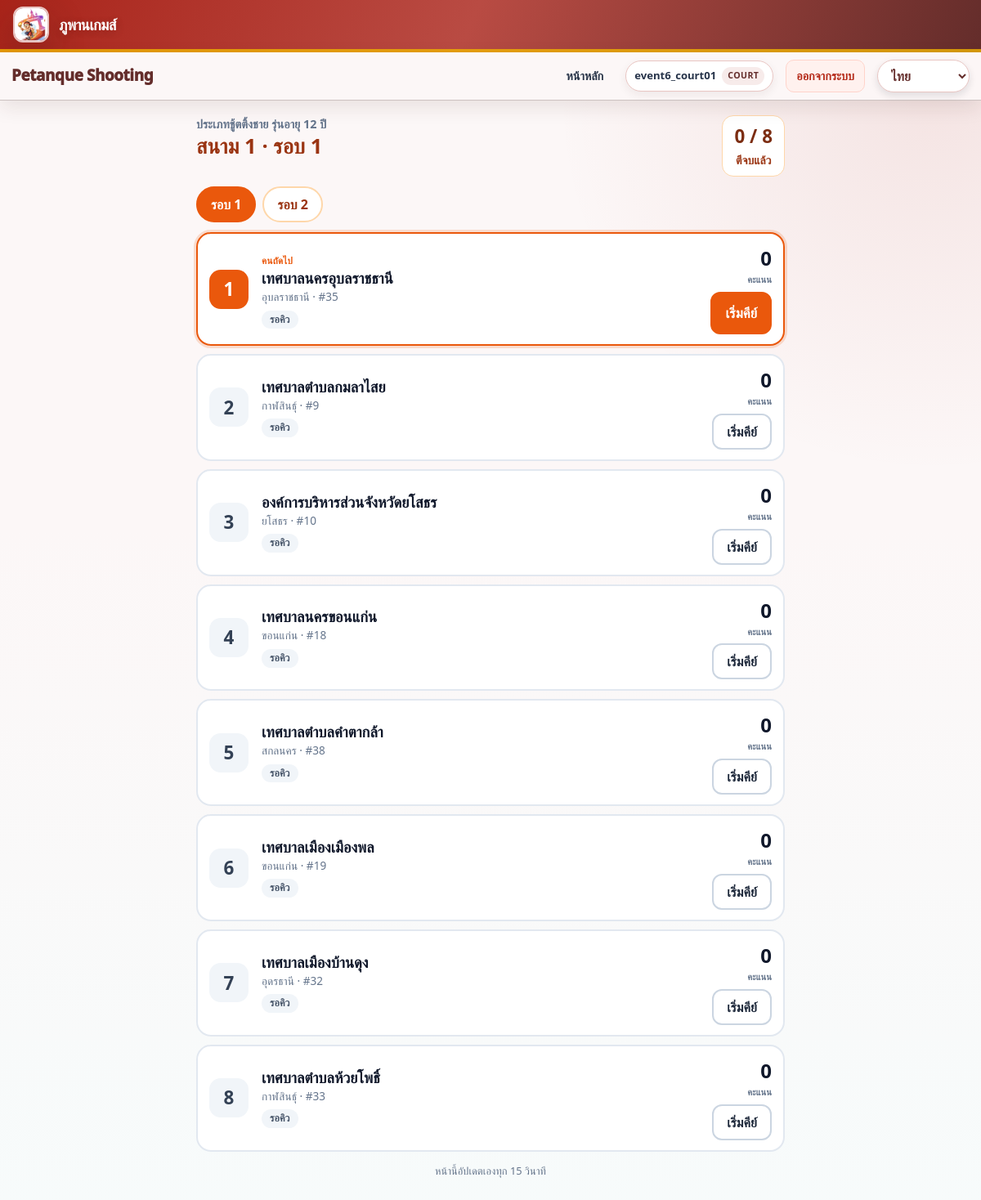
The app's page /events/6/court (signed in) with its own data.
### app.py (models this page shows, shortened)
class SiteTheme(db.Model):
    id = db.Column(db.Integer, primary_key=True)
    name = db.Column(db.String(120), nullable=False)
    short_name = db.Column(db.String(60), nullable=False, default="")
    eyebrow = db.Column(db.String(160), nullable=False, default="")
    title = db.Column(db.String(160), nullable=False, default="Petanque Shooting")
    subtitle = db.Column(db.String(255), nullable=False, default="")
    export_kicker = db.Column(db.String(160), nullable=False, default="Official Shooting Results")
    export_title = db.Column(db.String(255), nullable=False, default="")
    export_subtitle = db.Column(db.String(255), nullable=False, default="")
    footer_tagline = db.Column(db.String(255), nullable=False, default="")
    footer_event = db.Column(db.String(255), nullable=False, default="")
    show_hero = db.Column(db.Boolean, nullable=False, default=True)
    color_primary = db.Column(db.String(7), nullable=False, default="#ef4b12")
    color_primary_dark = db.Column(db.String(7), nullable=False, default="#c9360b")
    color_soft = db.Column(db.String(7), nullable=False, default="#fff1e8")
    color_cream = db.Column(db.String(7), nullable=False, default="#fffaf4")
    color_accent = db.Column(db.String(7), nullable=False, default="#37b8b1")
    color_ink = db.Column(db.String(7), nullable=False, default="#172033")
    color_line = db.Column(db.String(7), nullable=False, default="#f3d2bf")
    poster_static = db.Column(db.String(255), nullable=True)
    logo_static = db.Column(db.String(255), nullable=True)
    partners_static = db.Column(db.String(255), nullable=True)
    is_active = db.Column(db.Boolean, nullable=False, default=False)
    is_builtin = db.Column(db.Boolean, nullable=False, default=False)
    created_at = db.Column(db.DateTime, default=datetime.utcnow)
    updated_at = db.Column(db.DateTime, default=datetime.utcnow, onupdate=datetime.utcnow)
    assets = db.relationship("SiteThemeAsset", backref="theme", cascade="all, delete-orphan", lazy=True)

class User(UserMixin, db.Model):
    id = db.Column(db.Integer, primary_key=True)
    username = db.Column(db.String(80), unique=True, nullable=False)
    password_hash = db.Column(db.String(255), nullable=False)
    role = db.Column(db.String(20), nullable=False, default="user")
    court_no = db.Column(db.Integer, nullable=True)
    court_event_id = db.Column(db.Integer, db.ForeignKey("event.id"), nullable=True)
    created_at = db.Column(db.DateTime, default=datetime.utcnow)

class Event(db.Model):
    id = db.Column(db.Integer, primary_key=True)
    name = db.Column(db.String(255), nullable=False)
    event_group = db.Column(db.String(50), nullable=False)
    category = db.Column(db.String(50), nullable=False)
    competition_date = db.Column(db.Date, nullable=False)
    location = db.Column(db.String(255), nullable=False)
    lane_count = db.Column(db.Integer, nullable=False, default=1)
    direct_qualifiers = db.Column(db.Integer, nullable=False, default=0)
    has_round_two = db.Column(db.Boolean, default=False)
    round_two_cutoff_rank = db.Column(db.Integer, nullable=True)
    round_two_mode = db.Column(db.String(20), nullable=False, default="cutoff")
    next_round_label = db.Column(db.String(50), nullable=False, default="รอบ 8 คน")
    round_two_advancers = db.Column(db.Integer, nullable=False, default=4)
    created_at = db.Column(db.DateTime, default=datetime.utcnow)
    created_by = db.Column(db.Integer, db.ForeignKey("user.id"), nullable=True)
    athletes = db.relationship("Athlete", backref="event", cascade="all, delete-orphan", lazy=True)

class Athlete(db.Model):
    id = db.Column(db.Integer, primary_key=True)
    event_id = db.Column(db.Integer, db.ForeignKey("event.id"), nullable=False)
    bib_no = db.Column(db.String(20), nullable=False)
    name = db.Column(db.String(255), nullable=False)
    affiliation = db.Column(db.String(255), nullable=False)
    start_order = db.Column(db.Integer, nullable=False)
    lane_no = db.Column(db.Integer, nullable=False)
    lane_order = db.Column(db.Integer, nullable=False)
    status = db.Column(db.String(20), nullable=False, default="waiting")
    red_card_count = db.Column(db.Integer, nullable=False, default=0)
    round_two_disabled = db.Column(db.Boolean, nullable=False, default=False)
    round_two_disabled_at = db.Column(db.DateTime, nullable=True)
    round_two_disabled_by = db.Column(db.Integer, db.ForeignKey("user.id"), nullable=True)
    created_at = db.Column(db.DateTime, default=datetime.utcnow)
    entries = db.relationship("ScoreEntry", backref="athlete", cascade="all, delete-orphan", lazy=True)
    signatures = db.relationship("ScoreSignature", backref="athlete", cascade="all, delete-orphan", lazy=True)
    tiebreaks = db.relationship("TieBreakEntry", backref="athlete", cascade="all, delete-orphan", lazy=True)

### app.py (the view)
@app.route("/events/<int:event_id>/court")
@login_required
@role_required("admin", "superadmin", "court")
def court_queue(event_id: int):
    event = Event.query.get_or_404(event_id)
    if is_court_user() and not court_can_access_event(event):
        abort(403)
    round_no = request.args.get("round", 1, type=int) or 1
    if round_no not in (1, 2) or (round_no == 2 and not event.has_round_two):
        round_no = 1
    lane_count = max(event.lane_count or 1, 1)
    if is_court_user():
        court_no = current_user.court_no
    else:
        court_no = request.args.get("court", 1, type=int) or 1
        court_no = min(max(court_no, 1), lane_count)
    rows = court_queue_rows(event, round_no, court_no)
    done = sum(1 for r in rows if r["status"] == "finished")
    return render_template(
        "court_queue.html",
        event=event,
        round_no=round_no,
        court_no=court_no,
        lane_count=lane_count,
        rows=rows,
        done=done,
        theme=event_theme(event.category),
        work_page=True,
    )

### app.py (called while the page is built, shortened)
@app.context_processor
def inject_csrf_token():
    return {"csrf_token": generate_csrf}

@app.after_request
def conditional_polling_response(response):
    if request.method not in ("GET", "HEAD", "OPTIONS") and response.status_code < 400 and _poll_cache:
        with _poll_cache_guard:
            _poll_cache.clear()
    return response

def current_language() -> str:
    lang = session.get("lang", "th")
    return lang if lang in SUPPORTED_LANGS else "th"

@app.context_processor
def inject_language_options():
    lang = current_language()
    return {
        "current_lang": lang,
        "lang_labels": LANG_LABELS,
        "html_lang": "zh-CN" if lang == "zh" else lang,
    }

@login_manager.user_loader
def load_user(user_id: str):
    return User.query.get(int(user_id))

def role_required(*roles: str):
    def decorator(func_):
        @wraps(func_)
        def wrapper(*args, **kwargs):
            if not current_user.is_authenticated:
                return redirect(url_for("login"))
            if current_user.role == "superadmin" or current_user.role in roles:
                return func_(*args, **kwargs)
            flash("คุณไม่มีสิทธิ์ทำรายการนี้", "warning")
            return redirect(url_for("index"))
        return wrapper
    return decorator

def event_theme(category: str | None) -> str:
    category = (category or "men").strip().lower()
    if category in {"women", "female", "หญิง", "lady", "ladies"}:
        return "theme-women"
    if category in {"mixed", "mix", "ผสม", "คู่ผสม"}:
        return "theme-mixed"
    if category in {"youth", "junior", "เยาวชน"}:
        return "theme-youth"
    return "theme-men"

def _request_cache() -> dict:
    if not has_request_context():
        return {}
    cache = getattr(g, "shooting_request_cache", None)
    if cache is None:
        cache = {}
        g.shooting_request_cache = cache
    return cache

def get_round_signature(athlete_id: int, round_no: int) -> ScoreSignature | None:
    cache = _request_cache()
    signatures = cache.get("signature_by_athlete_round") if has_request_context() else None
    key = (athlete_id, round_no)
    if signatures is not None and key in signatures:
        return signatures[key]
    signature = ScoreSignature.query.filter_by(athlete_id=athlete_id, round_no=round_no).first()
    if has_request_context():
        cache.setdefault("signature_by_athlete_round", {})[key] = signature
    return signature

### templates/court_queue.html (shortened to what this page needs)
{% extends 'base.html' %}
{% block content %}
<div class="cq-wrap">
  <div class="cq-head">
    <div>
      <div class="cq-event">{{ event.name }}</div>
      <h1 class="cq-title">สนาม {{ court_no }} · รอบ {{ round_no }}</h1>
    </div>
    <div class="cq-progress"><b>{{ done }} / {{ rows|length }}</b><small>ตีจบแล้ว</small></div>
  </div>
  <div class="cq-bar">
    <a class="cq-chip {% if round_no == 1 %}on{% endif %}" href="{{ url_for('court_queue', event_id=event.id, round=1, court=court_no) }}">รอบ 1</a>
    {% if event.has_round_two %}
    <a class="cq-chip {% if round_no == 2 %}on{% endif %}" href="{{ url_for('court_queue', event_id=event.id, round=2, court=court_no) }}">รอบ 2</a>
    {% endif %}
  </div>
  {% if rows %}
  <div class="cq-list">
    {% for row in rows %}
    {% set a = row.athlete %}
    <div class="cq-card {{ 'approved' if row.approved else row.status }} {% if row.is_next %}next{% endif %}">
      <div class="cq-order">{{ row.order if row.order != 999 else '-' }}</div>
      <div>
        {% if row.is_next %}<span class="cq-next-label">{{ 'กำลังตี' if row.status == 'active' else 'คนถัดไป' }}</span>{% endif %}
        <div class="cq-name">{{ a.name }}</div>
        <div class="cq-aff">{{ a.affiliation }}{% if a.bib_no %} · #{{ a.bib_no }}{% endif %}</div>
        <span class="cq-status">
          {% if row.approved %}รับรองผลแล้ว{% elif row.status == 'finished' %}ตีจบแล้ว{% elif row.status == 'active' %}กำลังตี{% else %}รอคิว{% endif %}
        </span>
      </div>
      <div class="cq-right">
        <div class="cq-total">{{ row.total }}<small>คะแนน</small></div>
        <a class="cq-open" href="{{ url_for('scorecard', athlete_id=a.id, round=round_no) }}">
          {% if row.status == 'finished' %}ดู / แก้ไข{% elif row.status == 'active' %}คีย์ต่อ{% else %}เริ่มคีย์{% endif %}
        </a>
      </div>
    </div>
    {% endfor %}
  </div>
  {% else %}
  <div class="cq-empty">
    {% if round_no == 2 %}ยังไม่มีรายชื่อรอบ 2 ในสนามนี้ (รายชื่อจะขึ้นหลังรอบ 1 จบครบทุกสนาม){% else %}ยังไม่มีนักกีฬาในสนามนี้{% endif %}
  </div>
  {% endif %}
  <div class="cq-foot">หน้านี้อัปเดตเองทุก 15 วินาที</div>
</div>
{% endblock %}

### templates/base.html (shortened to what this page needs)
<!doctype html>
<html lang="{{ html_lang|default('th') }}">
<head>
  <link href="https://cdn.jsdelivr.net/npm/bootstrap@5.3.3/dist/css/bootstrap.min.css" rel="stylesheet">
  <link rel="stylesheet" href="{{ url_for('static', filename='css/style.css') }}">
</head>
{% set full_hero = request.endpoint in ['index', 'login', 'results_approved'] %}
{% set display_mode = request.args.get('display') == '1' %}
<body class="{% if display_mode %}display-mode{% endif %}">
  {% if site_theme.show_hero %}
  <header class="championship-hero {% if not full_hero %}hero-compact{% endif %} {% if not site_theme.logo_url %}no-logo{% endif %}" aria-label="{{ site_theme.subtitle or site_theme.title }}">
    <div class="championship-hero-inner">
      {% if site_theme.logo_url %}<img class="championship-event-logo" src="{{ site_theme.logo_url }}" alt="{{ site_theme.short_name or site_theme.name }}">{% endif %}
      <div class="championship-copy">
        <h2>{{ site_theme.title or 'Petanque Shooting' }}</h2>
      </div>
    </div>
  </header>
  {% endif %}
  <nav class="navbar navbar-expand-lg navbar-dark navbar-custom">
    <div class="container-fluid">
      <a class="navbar-brand" href="{{ url_for('index') }}">
        <h1>Petanque Shooting</h1>
      </a>
      <div class="collapse navbar-collapse" id="mainNavbar">
        <ul class="navbar-nav ms-auto">
          <li class="nav-item">
            <a class="nav-link {% if request.endpoint == 'index' %}active{% endif %}"
              href="{{ url_for('index') }}">
              หน้าหลัก
            </a>
          </li>
          {% if current_user.is_authenticated %}
          <li class="nav-item d-flex align-items-center">
            <span class="user-badge">
              <span>{{ current_user.username }}</span>
              <span class="role-badge">{{ current_user.role }}</span>
            </span>
          </li>
          <li class="nav-item">
            <a class="nav-link logout-link" href="{{ url_for('logout') }}">
              ออกจากระบบ
            </a>
          </li>
          {% endif %}
          <li class="nav-item d-flex align-items-center">
            <select class="language-switcher" id="languageSwitcher" aria-label="Language">
              {% for code, item in lang_labels.items() %}
                <option value="{{ code }}" {% if code == current_lang %}selected{% endif %}>{{ item.name }}</option>
              {% endfor %}
            </select>
          </li>
        </ul>
      </div>
    </div>
  </nav>
  <main class="container-main">
    {% block content %}{% endblock %}
  </main>
</body>
</html>

### static/css/style.css (style rules this page uses)
:root { --bg:#f3f6fb;--card:#fff;--line:#d9e0ea;--text:#1f2937;--muted:#6b7280;--accent:#1d4ed8;--soft:#eff6ff }
* { box-sizing:border-box }
body { margin:0;font-family:Arial,Helvetica,sans-serif;background:var(--bg);color:var(--text) }
a { text-decoration:none;color:inherit }
:root { --sc-table-min-width: 1120px; --sc-left: 120px; --sc-side: 120px; --sc-cell: 44px; --sc-input-w: 34px; --sc-input-h: 28px; --sc-total: 60px; --sc-img-w: 160px; --sc-img-h: 120px; --sc-font: 14px; --sc-pad-y: 3px; --sc-pad-x: 1px; --sc-border: #111827; }
@media (max-width: 1200px) { :root { --sc-table-min-width: 1020px; --sc-left: 78px; --sc-side: 110px; --sc-side2: 90px; --sc-cell: 30px; --sc-input-w: 30px; --sc-input-h: 28px; --sc-total: 52px; --sc-img-w: 120px; --sc-img-h: 90px; --sc-font: 10px; --sc-pad-y: 2px; --sc-pad-x: 1px; } }

### templates/court_queue.html (style rules this page uses)
.cq-wrap { max-width:720px;margin:0 auto; }
.cq-head { display:flex;justify-content:space-between;align-items:flex-start;gap:12px;flex-wrap:wrap;margin-bottom:12px; }
.cq-event { font-size:.9rem;color:#64748b;font-weight:700; }
.cq-title { font-size:1.6rem;font-weight:900;color:#9a3412;margin:2px 0 0; }
.cq-progress { background:#fff;border:1px solid #fed7aa;border-radius:14px;padding:8px 14px;text-align:center; }
.cq-progress b { display:block;font-size:1.4rem;color:#7c2d12; }
.cq-progress small { color:#9a3412;font-weight:700; }
.cq-bar { display:flex;gap:8px;flex-wrap:wrap;margin-bottom:12px; }
.cq-chip { display:inline-flex;align-items:center;justify-content:center;min-height:44px;padding:0 16px;border-radius:999px;border:2px solid #fed7aa; background:#fff;color:#9a3412;font-weight:800;text-decoration:none; }
.cq-chip.on { background:#ea580c;border-color:#ea580c;color:#fff; }
.cq-list { display:grid;gap:10px; }
.cq-card { display:grid;grid-template-columns:52px 1fr auto;gap:12px;align-items:center;background:#fff;border:2px solid #e2e8f0;border-radius:18px;padding:12px 14px; }
.cq-order { width:48px;height:48px;border-radius:14px;background:#f1f5f9;display:flex;align-items:center;justify-content:center;font-size:1.4rem;font-weight:900;color:#334155; }
.cq-name { font-size:1.15rem;font-weight:900;color:#0f172a;line-height:1.2; }
.cq-aff { font-size:.85rem;color:#64748b;margin-top:2px; }
.cq-status { display:inline-block;margin-top:6px;font-size:.78rem;font-weight:800;border-radius:999px;padding:2px 10px;background:#f1f5f9;color:#475569; }
.cq-right { text-align:right; }
.cq-total { font-size:1.5rem;font-weight:900;color:#0f172a; }
.cq-total small { display:block;font-size:.7rem;color:#64748b;font-weight:700; }
.cq-open { display:inline-flex;align-items:center;justify-content:center;min-height:44px;padding:0 16px;margin-top:6px;border-radius:12px; background:#fff;border:2px solid #cbd5e1;color:#1e293b;font-weight:800;text-decoration:none; }
.cq-card.waiting .cq-status { background:#f1f5f9;color:#475569; }
.cq-card.next { border-color:#ea580c;box-shadow:0 0 0 3px rgba(234,88,12,.18); }
.cq-card.next .cq-order { background:#ea580c;color:#fff; }
.cq-card.next .cq-open { background:#ea580c;border-color:#ea580c;color:#fff;min-height:52px;font-size:1.05rem; }
.cq-next-label { display:inline-block;font-size:.72rem;font-weight:900;color:#ea580c;letter-spacing:.03em;margin-bottom:2px; }
.cq-foot { margin-top:14px;font-size:.8rem;color:#64748b;text-align:center; }

### records on screen
SiteTheme: title "ภูพานเกมส์"
User: username "event6_court01", role "COURT"
Event: name "ประเภทชู้ตติ้งชาย รุ่นอายุ 12 ปี"
Athlete: name "เทศบาลนครอุบลราชธานี", affiliation "อุบลราชธานี", bib_no "35"
Athlete: name "เทศบาลตำบลกมลาไสย", affiliation "กาฬสินธุ์", bib_no "9"
Athlete: name "องค์การบริหารส่วนจังหวัดยโสธร", affiliation "ยโสธร", bib_no "10"
Athlete: name "เทศบาลนครขอนแก่น", affiliation "ขอนแก่น", bib_no "18"
Athlete: name "เทศบาลตำบลคำตากล้า", affiliation "สกลนคร", bib_no "38"
Athlete: name "เทศบาลเมืองเมืองพล", affiliation "ขอนแก่น", bib_no "19"
Athlete: name "เทศบาลเมืองบ้านดุง", affiliation "อุดรธานี", bib_no "32"
Athlete: name "เทศบาลตำบลห้วยโพธิ์", affiliation "กาฬสินธุ์", bib_no "33"

### other values on screen
{{ court_no }} "1"
{{ round_no }} "1"
{{ done }} "0"
{{ rows|length }} "8"
{{ row.order if row.order != 999 else '-' }} "1" "2" "3" "4" "5" "6" "7" "8"
{{ 'กำลังตี' if row.status == 'active' else 'คนถัดไป' }} "คนถัดไป"
{{ row.total }} "0" "0" "0" "0" "0" "0" "0" "0"
form field value "ไทย"
